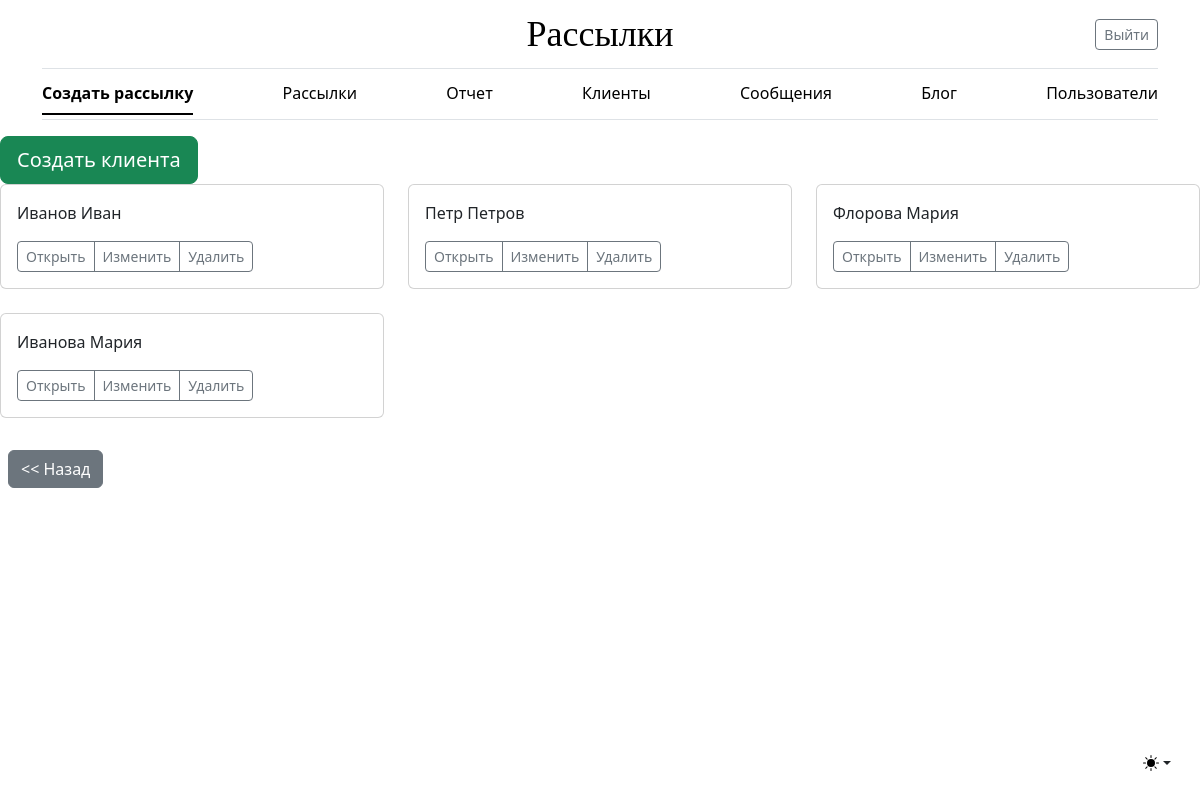
Screenshot of /client/ (signed in) with the database file from the repository.
### mailing/models.py (models this page shows, shortened)
class Client(models.Model):
    client_name = models.CharField(max_length=255, **NULLABLE, verbose_name='ФИО Клиента')
    email = models.EmailField(unique=True, verbose_name='Почта')
    comment = models.TextField(**NULLABLE, verbose_name='Описание')
    owner = models.ForeignKey(settings.AUTH_USER_MODEL, on_delete=models.SET_NULL, **NULLABLE,
                              verbose_name='Владелец')
    class Meta:
        verbose_name = 'Клиент'
        verbose_name_plural = 'Клиенты'

### mailing/views.py (the view)
# urls.py: path('client/', ClientListView.as_view(), name='client_list'),
class ClientListView(LoginRequiredMixin, ListView):
    model = Client
    def get_queryset(self):
        queryset = super().get_queryset()
        if not self.request.user.is_staff:
            queryset = queryset.filter(owner=self.request.user.pk)
        return queryset

### mailing/templates/mailing/client_list.html (shortened to what this page needs)
{% extends 'mailing/base.html' %}
{% block content %}
<a class="btn btn-success btn-lg"
   href="{% url 'mailing:client_create' %}"
   role="button">Создать клиента
</a>
<div class="row">
    {% for object in object_list %}
        <div class="col-md-4">
            <div class="card mb-4 box-shadow">
                <div class="card-body">
                    <p class="card-text">{{ object.client_name }}</p>
                    <div class="d-flex justify-content-between align-items-center">
                        <div class="btn-group">
                            <a href="{% url 'mailing:client_detail' object.pk %}"
                               class="btn btn-sm btn-outline-secondary">Открыть</a>
                            <a href="{% url 'mailing:client_update' object.pk %}"
                               class="btn btn-sm btn-outline-secondary">Изменить</a>
                            <a href="{% url 'mailing:client_delete' object.pk %}"
                               class="btn btn-sm btn-outline-secondary">Удалить</a>
                        </div>
                    </div>
                </div>
            </div>
        </div>
    {% endfor %}
</div>
<div class="col-12">
    <a href="{% url 'mailing:index_list' %}" class="btn btn-secondary m-2"><< Назад</a>
</div>
{% endblock %}

### rows the page displays
Client: client_name "Иванов Иван"
Client: client_name "Петр Петров"
Client: client_name "Флорова Мария"
Client: client_name "Иванова Мария"
